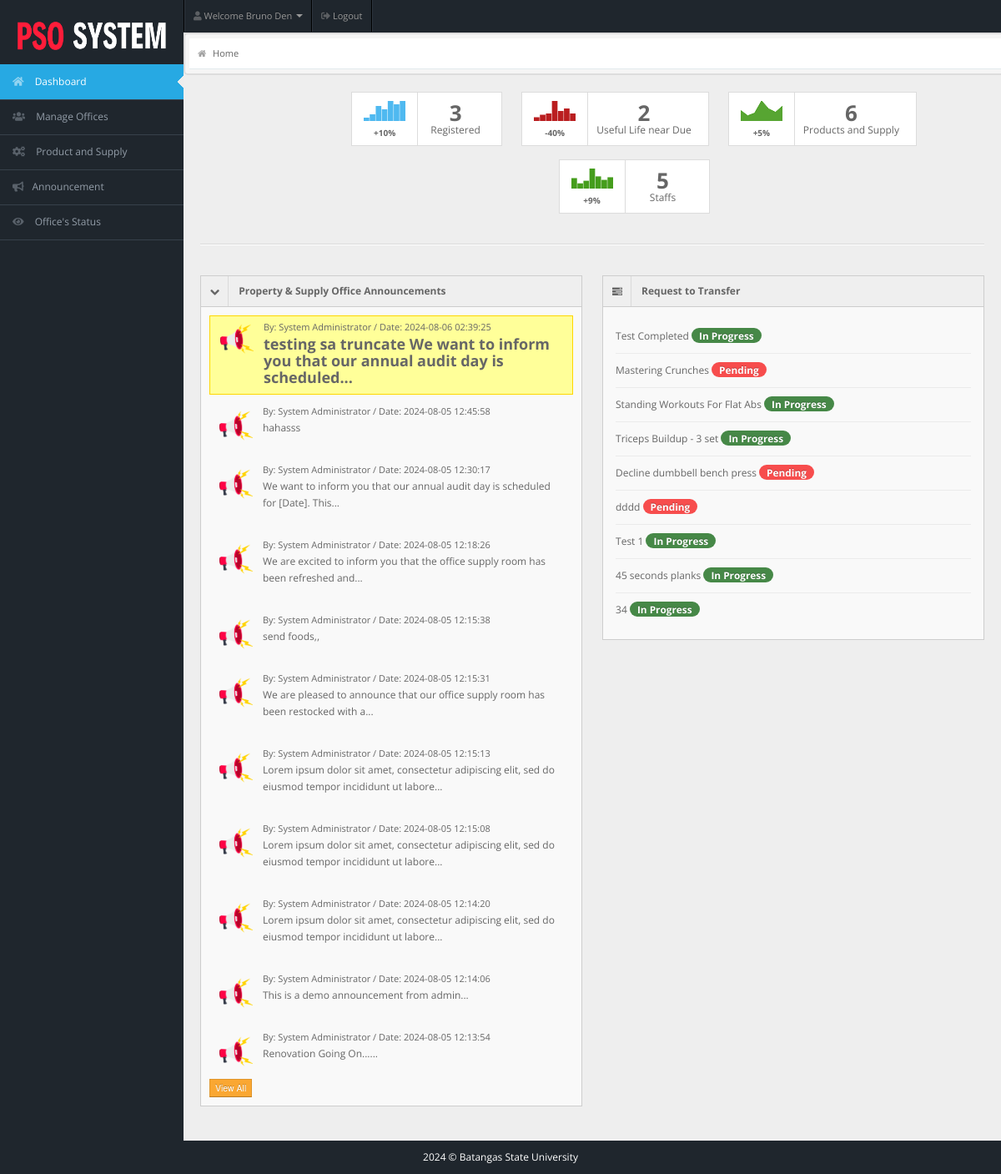
Before: /staff/staff-pages/index.php (signed in) with the older database file.
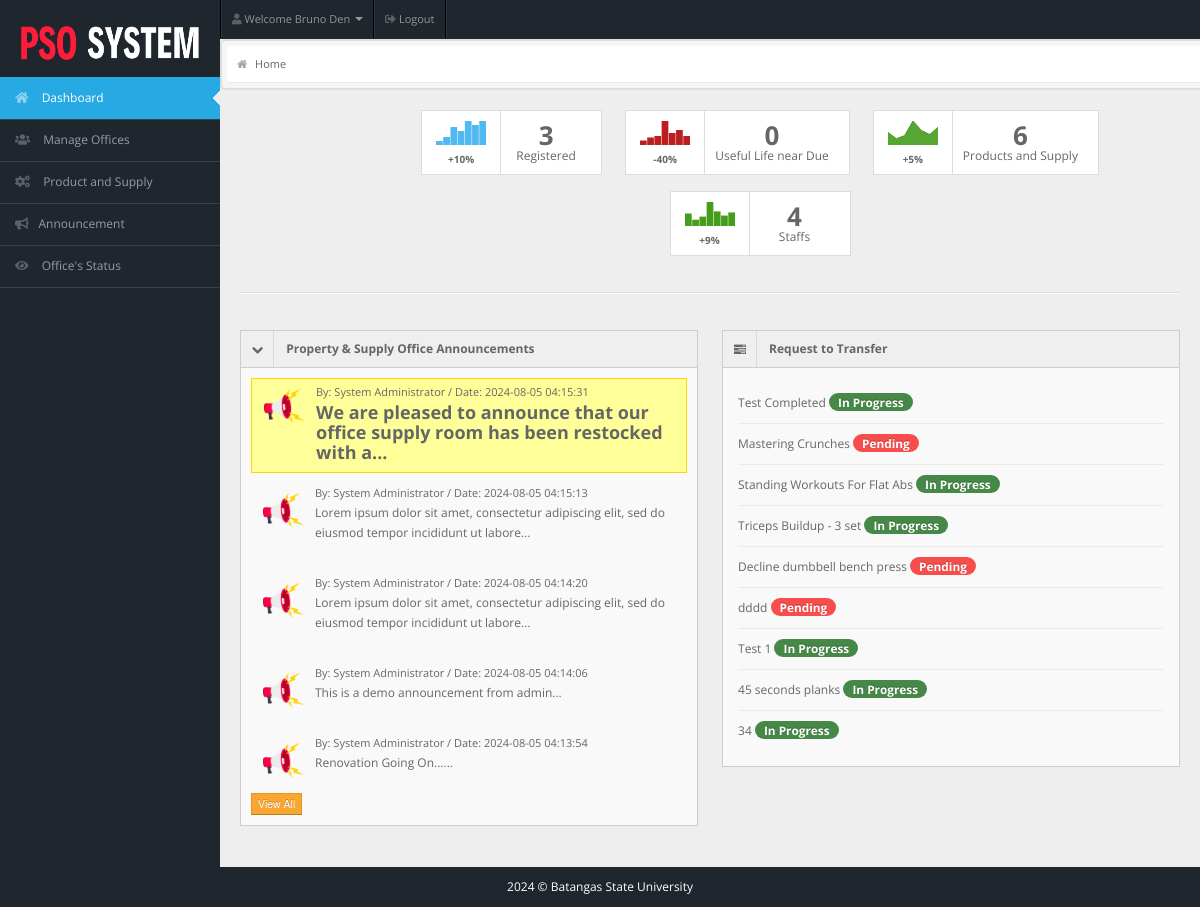
After: the same page with the newer database file.
### tables this page shows
CREATE TABLE IF NOT EXISTS `announcements` (
  `id` int NOT NULL AUTO_INCREMENT,
  `toWho` varchar(255) NOT NULL,
  `subject` varchar(255) NOT NULL,
  `message` varchar(1000) NOT NULL,
  `date` timestamp NOT NULL,
  PRIMARY KEY (`id`)
);

CREATE TABLE IF NOT EXISTS `todo` (
  `id` int NOT NULL AUTO_INCREMENT,
  `task_status` varchar(50) NOT NULL,
  `task_desc` varchar(30) NOT NULL,
  `user_id` int NOT NULL,
  PRIMARY KEY (`id`),
  KEY `user_id` (`user_id`)
);

### staff/staff-pages/index.php (the view, shortened to what the changed rows need)
<!DOCTYPE html>
<html lang="en">
<head>
    <link rel="stylesheet" href="../css/bootstrap.min.css" />
    <link rel="stylesheet" href="../css/bootstrap-responsive.min.css" />
    <link rel="stylesheet" href="../css/fullcalendar.css" />
    <link rel="stylesheet" href="../css/matrix-style.css" />
    <link rel="stylesheet" href="../css/matrix-media.css" />
    <link href="../font-awesome/css/font-awesome.css" rel="stylesheet" />
    <link rel="stylesheet" href="../css/jquery.gritter.css" />
    <link href="https://cdnjs.cloudflare.com/ajax/libs/font-awesome/5.15.4/css/all.min.css" rel="stylesheet">
</head>
<body>
    <div id="content">
        <div class="container-fluid">
            <div class="row-fluid">
                <div class="widget-box widget-plain">
                    <div class="center">
                        <ul class="stat-boxes2" style="margin-left: 100px;">
                            <li>
                                <div class="right"> <strong><?php include 'actions/count-trainers.php' ?></strong> Useful Life near Due</div>
                            </li>
                            <li>
                                <div class="right"> <strong><?php include 'actions/dashboard-staff-count.php' ?></strong> Staffs</div>
                            </li>
                        </ul>
                    </div>
                </div>
            </div>
            <div class="row-fluid">
                <div class="span6">
                    <div class="widget-box">
                        <div class="widget-content nopadding collapse in" id="collapseG2">
                            <ul class="recent-posts">
                                <li>
                                    <?php
                                    include "../dbcon.php";
                                    $one_week_ago = date('Y-m-d', strtotime('-1 week'));
                                    $qry = "SELECT * FROM announcements WHERE date >= '$one_week_ago' ORDER BY date DESC";
                                    $result = mysqli_query($con, $qry);
                                    $count = 0;
                                    while ($row = mysqli_fetch_array($result)) {
                                        $count++;
                                        $class = ($count == 1) ? 'highlight' : '';
                                        echo "<div class='article-post $class'>";
                                        $messageStyle = ($class == 'highlight') ? 'font-weight: bold;' : '';
                                        $message = implode(' ', array_slice(explode(' ', $row['message']), 0, 15));
                                        $message = strlen($row['message']) > 15 ? $message . "..." : $message;
                                        echo "<div class='user-thumb' style='float: left; margin-right: 10px;'>";
                                        echo "<img class='img-responsive zoom-img' width='50' height='50' alt='Alert' src='../img/icons/announcement.png'> ";
                                        echo "</div>";
                                        echo "<div style='overflow: hidden;'>";
                                        echo "<span class='user-info'> By: System Administrator / Date: " . $row['date'] . " </span>";
                                        echo "<p><a href='view-announcement-dashboard.php?id=" . $row['id'] . "' style='$messageStyle'>" . $message . "</a> </p>";
                                        echo "</div>";
                                        echo "</div>";
                                    }
                                    ?>
                                </li>
                            </ul>
                        </div>
                    </div>
                </div>
                <div class="span6">
                    <div class="widget-box">
                        <div class="widget-content">
                            <div class="todo">
                                <ul>
                                    <?php
                                    $qry = "SELECT * FROM todo";
                                    $result = mysqli_query($conn, $qry);
                                    while ($row = mysqli_fetch_array($result)) { ?>
                                        <li class='clearfix'>
                                            <div class='txt'> <?php echo $row["task_desc"] ?> <?php if ($row["task_status"] == "Pending") {
                                                                                                    echo '<span class="date badge badge-important">Pending</span>';
                                                                                                } else {
                                                                                                    echo '<span class="date badge badge-success">In Progress</span>';
                                                                                                } ?></div>
                                        <?php }
                                    echo "</li>";
                                    echo "</ul>";
                                        ?>
                            </div>
                        </div>
                    </div>
                </div>
            </div>
        </div>
    </div>
</body>
</html>

### staff/staff-pages/actions/count-trainers.php (shortened to what the changed rows need)
<?php
$servername = "localhost";
$uname = "root";
$pass = "";
$db = "pso_inventory";
$conn = mysqli_connect($servername, $uname, $pass, $db);
$sql = "SELECT * FROM staffs WHERE designation='Trainer'";
$query = $conn->query($sql);
echo "$query->num_rows";

### staff/staff-pages/actions/dashboard-staff-count.php (shortened to what the changed rows need)
<?php
$servername = "localhost";
$uname = "root";
$pass = "";
$db = "pso_inventory";
$conn = mysqli_connect($servername, $uname, $pass, $db);
$sql = "SELECT * FROM staffs";
$query = $conn->query($sql);
echo "$query->num_rows";

Changed rows visible on the page:
removed announcements: date "2024-08-06 02:39:25", message "testing sa truncate We want to inform you that our annual audit day is scheduled..."
removed announcements: date "2024-08-05 12:45:58", message "hahasss"
removed announcements: date "2024-08-05 12:30:17", message "We want to inform you that our annual audit day is scheduled for [Date]. This..."
removed announcements: date "2024-08-05 12:18:26", message "We are excited to inform you that the office supply room has been refreshed and..."
removed announcements: date "2024-08-05 12:15:38", message "send foods,,"
removed announcements: date "2024-08-05 12:15:31", message "We are pleased to announce that our office supply room has been restocked with a..."
removed announcements: date "2024-08-05 12:15:13", message "Lorem ipsum dolor sit amet, consectetur adipiscing elit, sed do eiusmod tempor incididunt ut labore..."
removed announcements: date "2024-08-05 12:15:08", message "Lorem ipsum dolor sit amet, consectetur adipiscing elit, sed do eiusmod tempor incididunt ut labore..."
removed announcements: date "2024-08-05 12:14:20", message "Lorem ipsum dolor sit amet, consectetur adipiscing elit, sed do eiusmod tempor incididunt ut labore..."
removed announcements: date "2024-08-05 12:14:06", message "This is a demo announcement from admin..."
removed announcements: date "2024-08-05 12:13:54", message "Renovation Going On......"
added announcements: date "2024-08-05 04:15:31", message "We are pleased to announce that our office supply room has been restocked with a..."
added announcements: date "2024-08-05 04:15:13", message "Lorem ipsum dolor sit amet, consectetur adipiscing elit, sed do eiusmod tempor incididunt ut labore..."
added announcements: date "2024-08-05 04:14:20", message "Lorem ipsum dolor sit amet, consectetur adipiscing elit, sed do eiusmod tempor incididunt ut labore..."
added announcements: date "2024-08-05 04:14:06", message "This is a demo announcement from admin..."
added announcements: date "2024-08-05 04:13:54", message "Renovation Going On......"
Other visible differences:
$query->num_rows: "2" → "0"
$query->num_rows: "5" → "4"
